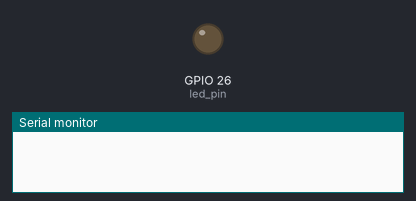
A sketch run on a simulated ESP32. On the bench: output pins drawn as LEDs (lit = HIGH), the last lines printed to the serial monitor.

Above: at 0.0 s.
At 39.1 s:
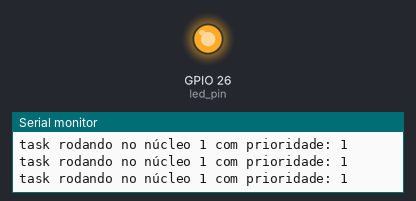
Timing chart, 0 to 40.0 s (numbered marks = the images above):
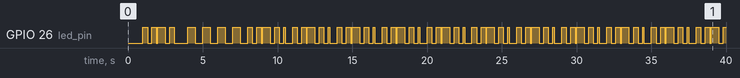

Measured:
- by itself, GPIO 26 (led_pin): LOW → HIGH at 1.0 s, → LOW 0.30 s later, → HIGH 0.30 s later, → LOW 0.30 s later, … (123 changes in this stretch)

The sketch:

single_led_two_tasks.ino
```cpp
#include <freertos/FreeRTOS.h>
#include <freertos/task.h>
#include "esp_log.h" //apenas para ESP-IDF
#include "esp_err.h" //apenas para ESP-IDF

/**
 Adaptado de Shawn Hymel, Dec. 3, 2020 - Piscar LED com intervalos diferentes em tarefas diferentes
 * License: 0BSD
*/

// LED invervalos de piscada
static const int rate_1 = 500;  // ms
static const int rate_2 = 300;  // ms
static TaskHandle_t tLed1 = NULL; //handle para task
static TaskHandle_t tLed2 = NULL; //handle para task
// Pins
static const int led_pin = 26;
#define RUNS 5
volatile int i = 0;

//#define TASK_1_STACK_SIZE       (configMINIMAL_STACK_SIZE * 4)
//#define TASK_1_PRIORITY         (tskIDLE_PRIORITY  + 1)

// t1: piscar led com rate_1
void toggleLED_1(void *parameter) {
  Serial.print("Primeira chamada de ");
  Serial.println(__func__);
  while(1) {
    digitalWrite(led_pin, HIGH);
    vTaskDelay(rate_1 / portTICK_PERIOD_MS);
    digitalWrite(led_pin, LOW);
    vTaskDelay(rate_1 / portTICK_PERIOD_MS);
    Serial.print(pcTaskGetTaskName(NULL));
    Serial.print(" rodando no núcleo ");
    Serial.print(xPortGetCoreID());
    Serial.print(" com prioridade: ");
    Serial.println(uxTaskPriorityGet(NULL));
    //ESP_LOGW("main", "%s tick :  %d", __func__, xTaskGetTickCount()); //esp-idf
    i++;
    if (i == 2*RUNS) vTaskResume(tLed2);
  }
}

// t2: piscar led com rate_2
void toggleLED_2(void *parameter) {
  Serial.print("Primeira chamada de ");
  Serial.println(pcTaskGetTaskName(NULL));
  while(1) {
    digitalWrite(led_pin, HIGH);
    vTaskDelay(rate_2 / portTICK_PERIOD_MS);
    digitalWrite(led_pin, LOW);
    vTaskDelay(rate_2 / portTICK_PERIOD_MS);
    Serial.print(pcTaskGetTaskName(NULL));
    Serial.print(" rodando no núcleo ");
    Serial.print(xPortGetCoreID());
    Serial.print(" com prioridade: ");
    Serial.println(uxTaskPriorityGet(NULL));
    // Se quiser executar uma só vez ou a depender de uma condição/counter global etc.
    if (i == RUNS) vTaskSuspend(NULL);
    i++; //global
    //ESP_LOGI("main", "%s tick :  %d", __func__, xTaskGetTickCount()); //esp-idf

  }
}

void setup() {

  Serial.begin(115200);
  vTaskDelay(pdMS_TO_TICKS(1000));
  // Configura pin
  pinMode(led_pin, OUTPUT);
  Serial.print(pcTaskGetTaskName(NULL)); //quem chamou foi o loop()
  Serial.print(" ... Estou no SETUP rodando no nucleo ");
  Serial.print(xPortGetCoreID());
  Serial.print(" com prioridade: ");
  Serial.println(uxTaskPriorityGet(NULL));
  /*
    TESTES
    a) núcleos diferentes
    b) mesmo núcleo com mesma prioridade


  */

  // Tarefas em loop infinito
  xTaskCreatePinnedToCore(  // Use xTaskCreate() in vanilla FreeRTOS
              toggleLED_1,  // função a ser chamada
              "Toggle 1",   // nome da task
              1024,         // tamanho em bytes
              NULL,         // parâmetros a passar a função
              1,            // Prioridade (0 a configMAX_PRIORITIES - 1)
              &tLed1,         // handle da task
              0);     // núcleo: 0 (pro) 1 (app)

  // Tarefas em loop infinito
  xTaskCreatePinnedToCore(
              toggleLED_2,
              "Toggle 2",
              1024,
              NULL,
              1,
              &tLed2,
              0);

  vTaskDelete(NULL); // Deleta loop(), ou seja, quem chamou setup() (TESTE COMENTAR)
  // Adicionar um delay no setup() se task rodam no mesmo núcleo garante que as tarefas serão executadas
}

void loop() {
  // Diferente da abordagem super loop, com RTOS loop() não precisa fazer nada. Mas pode-se colocar algum vtaskdelay para que tarefas de menor prioridade acessem
  // setup() e loop() rodam suas tarefas com prioridade 1 no núcleo 1 no esp32
  Serial.print("Loop rodando com prioridade: ");
  Serial.print(uxTaskPriorityGet(NULL));
  Serial.print(" no núcleo : ");
  Serial.println(xPortGetCoreID());
  //Serial.println(pcTaskGetTaskName(NULL)); //return loopTask

}
```
